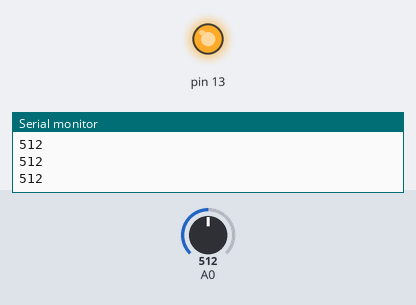
Bench run of a sketch on a simulated Arduino Uno, built with avr-gcc and run on an emulated ATmega328P. Parts: output pins drawn as LEDs (lit = HIGH), the last lines printed to the serial monitor. The test bench sets the inputs (shaded band); at power-on: A0 = 512.

Above: at 1.3 s.
1.4 s: A0 set to 490
At 2.4 s:
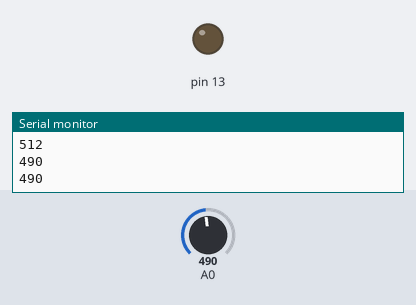
3.0 s: A0 set to 510
At 3.6 s:
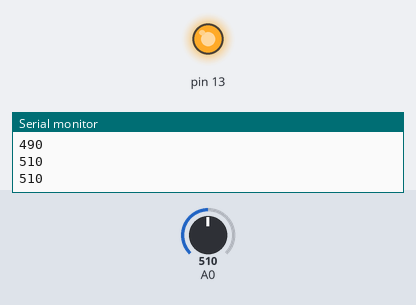
4.5 s: A0 set to 306
At 4.8 s:
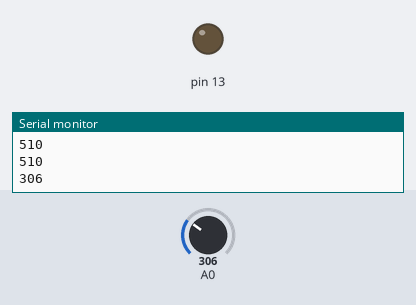
Timing chart, 0 to 7.5 s (numbered marks = the images above; inputs shaded):
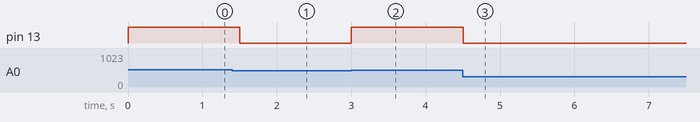

The sketch:

pir_test.ino
```cpp
void setup() {
  pinMode(A0, INPUT);
  pinMode(13, OUTPUT);
  // Start serial communication at a baud rate of 9600
  Serial.begin(9600);
}

void loop() {
  // Read the analog value from pin A0 (can be any analog pin)
  int sensorValue = analogRead(A0);

  if(sensorValue > 500) digitalWrite(13, 1);
  else digitalWrite(13, 0);
  // Print the value to the serial monitor
  Serial.println(sensorValue);

  // Add a small delay to make the output more readable
  delay(500);
}
```

Measured:
- the behaviour switches between 501 and 500 on A0 (found by bisection; images 0 and 1)
- after the input at 1.4 s, pin 13: HIGH → LOW after 0.10 s
- after the input at 3.0 s, pin 13: LOW → HIGH at once
- after the input at 4.5 s, pin 13: HIGH → LOW at once
